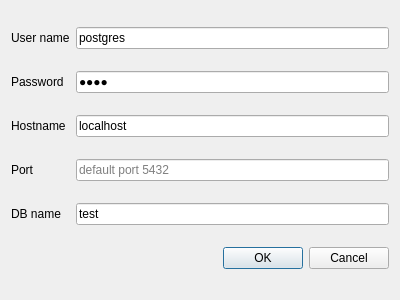
<?xml version="1.0" encoding="UTF-8"?>
<ui version="4.0">
 <class>openDBDialog</class>
 <widget class="QDialog" name="openDBDialog">
  <property name="geometry">
   <rect>
    <x>0</x>
    <y>0</y>
    <width>400</width>
    <height>300</height>
   </rect>
  </property>
  <property name="windowTitle">
   <string>Dialog</string>
  </property>
  <layout class="QGridLayout" name="gridLayout">
   <item row="5" column="0">
    <widget class="QLabel" name="label_5">
     <property name="text">
      <string>DB name</string>
     </property>
    </widget>
   </item>
   <item row="3" column="0">
    <widget class="QLabel" name="label_3">
     <property name="text">
      <string>Hostname</string>
     </property>
    </widget>
   </item>
   <item row="4" column="0">
    <widget class="QLabel" name="label_4">
     <property name="text">
      <string>Port</string>
     </property>
    </widget>
   </item>
   <item row="2" column="0">
    <widget class="QLabel" name="label_2">
     <property name="text">
      <string>Password</string>
     </property>
    </widget>
   </item>
   <item row="0" column="0">
    <widget class="QLabel" name="label">
     <property name="text">
      <string>User name</string>
     </property>
    </widget>
   </item>
   <item row="0" column="1">
    <widget class="QLineEdit" name="userNameEdit">
     <property name="text">
      <string>postgres</string>
     </property>
    </widget>
   </item>
   <item row="6" column="1">
    <widget class="QDialogButtonBox" name="buttonBox">
     <property name="orientation">
      <enum>Qt::Horizontal</enum>
     </property>
     <property name="standardButtons">
      <set>QDialogButtonBox::Cancel|QDialogButtonBox::Ok</set>
     </property>
    </widget>
   </item>
   <item row="2" column="1">
    <widget class="QLineEdit" name="passwordEdit">
     <property name="text">
      <string>1234</string>
     </property>
     <property name="echoMode">
      <enum>QLineEdit::Password</enum>
     </property>
    </widget>
   </item>
   <item row="3" column="1">
    <widget class="QLineEdit" name="hostnameEdit">
     <property name="text">
      <string>localhost</string>
     </property>
    </widget>
   </item>
   <item row="4" column="1">
    <widget class="QLineEdit" name="portEdit">
     <property name="maxLength">
      <number>6</number>
     </property>
     <property name="placeholderText">
      <string>default port 5432</string>
     </property>
    </widget>
   </item>
   <item row="5" column="1">
    <widget class="QLineEdit" name="dbNameEdit">
     <property name="text">
      <string>test</string>
     </property>
    </widget>
   </item>
  </layout>
 </widget>
 <resources/>
 <connections>
  <connection>
   <sender>buttonBox</sender>
   <signal>accepted()</signal>
   <receiver>openDBDialog</receiver>
   <slot>accept()</slot>
   <hints>
    <hint type="sourcelabel">
     <x>248</x>
     <y>254</y>
    </hint>
    <hint type="destinationlabel">
     <x>157</x>
     <y>274</y>
    </hint>
   </hints>
  </connection>
  <connection>
   <sender>buttonBox</sender>
   <signal>rejected()</signal>
   <receiver>openDBDialog</receiver>
   <slot>reject()</slot>
   <hints>
    <hint type="sourcelabel">
     <x>316</x>
     <y>260</y>
    </hint>
    <hint type="destinationlabel">
     <x>286</x>
     <y>274</y>
    </hint>
   </hints>
  </connection>
 </connections>
</ui>
